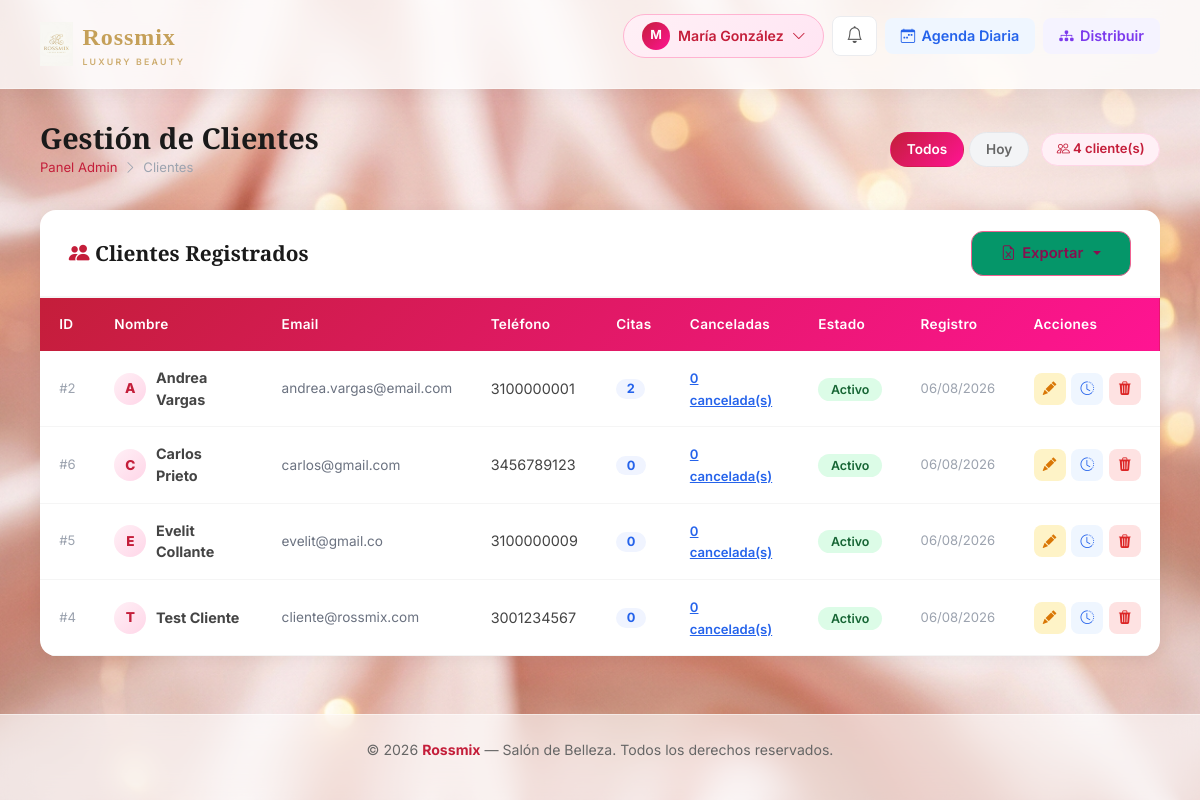
The page /admin/clientes (signed in) on the database as committed earlier.
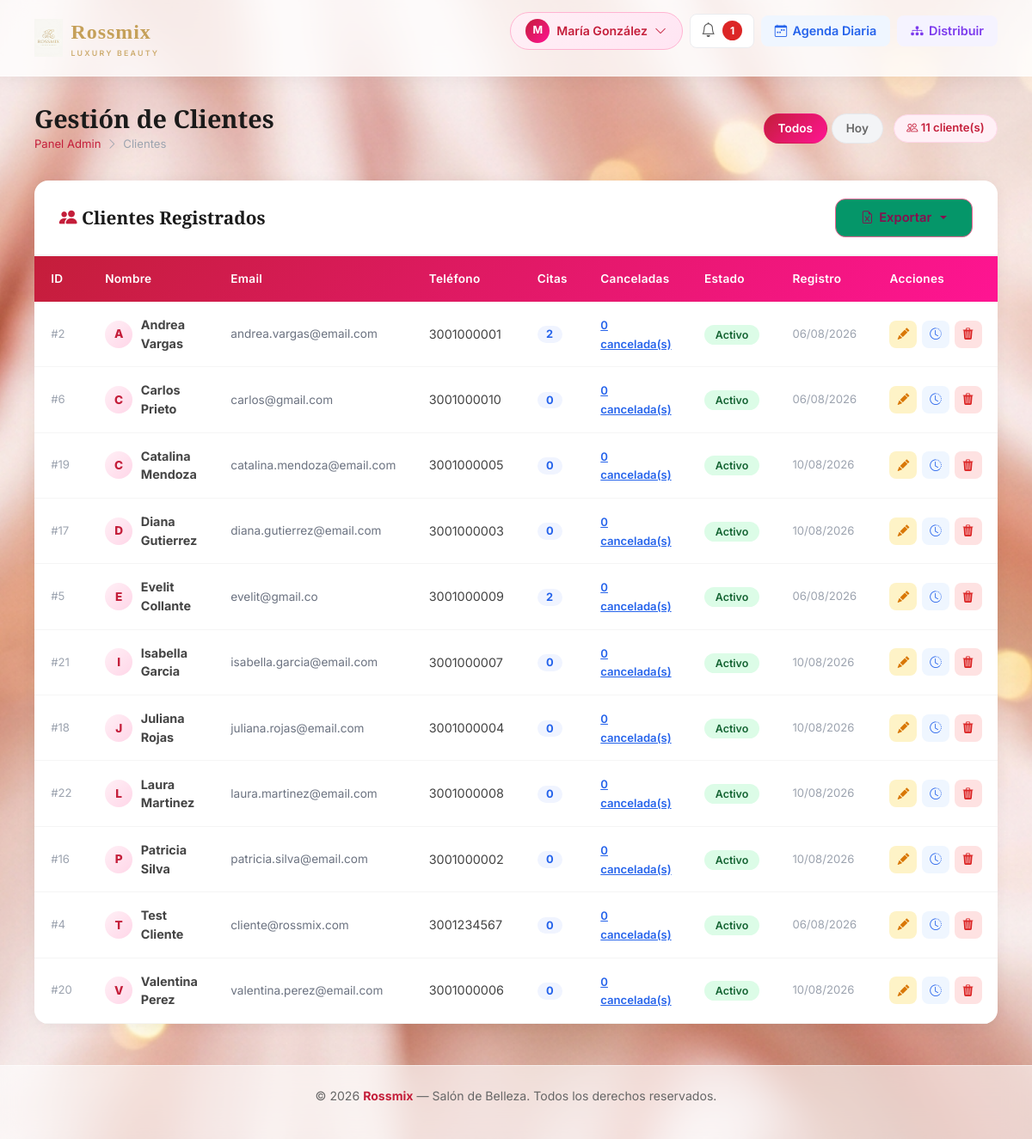
The same page on the database as committed later.
### app/models/usuario.py (models this page shows, shortened)
class Usuario(db.Model):
    __tablename__ = 'usuario'
    id = db.Column(db.Integer, primary_key=True)
    nombre = db.Column(db.String(100), nullable=False)
    email = db.Column(db.String(150), unique=True, nullable=False)
    telefono = db.Column(db.String(20), nullable=False)
    password = db.Column(db.String(200), nullable=False)
    tipo_usuario = db.Column(db.String(20), nullable=False)  # 'cliente' | 'admin' | 'especialista'
    fecha_registro = db.Column(db.DateTime, default=datetime.utcnow)
    activo = db.Column(db.Boolean, default=True)
    id_empleado = db.Column(db.Integer, db.ForeignKey('empleados.id_empleado', ondelete='SET NULL'), nullable=True)
    empleado_vinculado = db.relationship('Empleado', foreign_keys=[id_empleado], backref='usuario_cuenta', uselist=False)
    citas = db.relationship('Cita', backref='cliente', lazy=True, foreign_keys='Cita.id_cliente')
    notificaciones = db.relationship('Notificacion', backref='usuario', lazy=True)

### app/views/admin/clientes.py (the view)
@admin_bp.route('/clientes')
@admin_required
def clientes():
    lista = Usuario.query.filter_by(tipo_usuario='cliente').order_by(Usuario.nombre).all()
    for c in lista:
        try:
            c.citas_canceladas = Cita.query.filter_by(id_cliente=c.id, estado='cancelada').count()
        except Exception:
            c.citas_canceladas = 0
    return render_template('admin/clientes.html', clientes=lista, filter_label='Todos')

### app/templates/admin/clientes.html (shortened to what this page needs)
{% extends 'base.html' %}
{% block content %}
<div class="page-header">
    <div>
        <h1>{{ view_title or 'Gestión de Clientes' }}</h1>
        <div class="breadcrumb-r">
            <a href="{{ url_for('dashboard_admin') }}">Panel Admin</a>
            <i class="bi bi-chevron-right"></i> <span>Clientes</span>
        </div>
    </div>
    <div style="display:flex;align-items:center;gap:0.75rem;flex-wrap:wrap;">
        <div class="filter-btn-group">
            <a href="{{ url_for('admin_clientes') }}" class="btn-filter {% if filter_label != 'Hoy' %}active{% endif %}">Todos</a>
            <a href="{{ url_for('admin_clientes_hoy') }}" class="btn-filter {% if filter_label == 'Hoy' %}active{% endif %}">Hoy</a>
        </div>
        <span class="meta-badge"><i class="bi bi-people"></i> {{ clientes|length }} cliente(s)</span>
    </div>
</div>
<div class="r-card">
    <div class="r-card-header d-flex justify-content-between align-items-center">
        <h2><i class="bi bi-people-fill" style="color:#c41e3a;"></i> Clientes Registrados</h2>
        <div class="dropdown">
            <button class="btn-rossmix dropdown-toggle" type="button" id="exportClientesDropdown"
                    data-bs-toggle="dropdown" aria-expanded="false" style="background:#059669;">
                <i class="bi bi-file-earmark-excel"></i> Exportar
            </button>
        </div>
    </div>
    {% if clientes %}
    <div style="overflow-x:auto;">
        <table class="r-table">
            <thead>
                <tr><th>ID</th><th>Nombre</th><th>Email</th><th>Teléfono</th><th>Citas</th><th>Canceladas</th><th>Estado</th><th>Registro</th><th>Acciones</th></tr>
            </thead>
            <tbody>
                {% for cliente in clientes %}
                <tr id="cliente-{{ cliente.id }}">
                    <td style="color:#9ca3af;font-size:0.82rem;">#{{ cliente.id }}</td>
                    <td>
                        <div style="display:flex;align-items:center;gap:0.6rem;">
                            <div class="avatar-circle">{{ cliente.nombre[0].upper() }}</div>
                            <strong>{{ cliente.nombre }}</strong>
                        </div>
                    </td>
                    <td style="color:#6b7280;font-size:0.85rem;">{{ cliente.email }}</td>
                    <td>{{ cliente.telefono or '—' }}</td>
                    <td><span class="pill-count">{{ cliente.citas|length }}</span></td>
                    <td>
                        <a href="{{ url_for('admin_citas') }}?estado=cancelada&cliente_id={{ cliente.id }}"
                           style="color:#2563eb;font-size:0.82rem;font-weight:600;">
                            {{ cliente.citas_canceladas or 0 }} cancelada(s)
                        </a>
                    </td>
                    <td>
                        {% if cliente.activo %}<span class="badge-active">Activo</span>
                        {% else %}<span class="badge-inactive">Inactivo</span>{% endif %}
                    </td>
                    <td style="color:#9ca3af;font-size:0.82rem;">
                        {{ cliente.fecha_registro.strftime('%d/%m/%Y') if cliente.fecha_registro else '—' }}
                    </td>
                    <td>
                        <div class="actions-row">
                            <button onclick="abrirModalEditar({{ cliente.id }}, '{{ cliente.nombre }}')"
                                    class="action-btn edit-action" title="Editar cliente">
                                <i class="bi bi-pencil-fill"></i>
                            </button>
                            <a href="{{ url_for('admin_citas') }}?cliente_id={{ cliente.id }}"
                               class="action-btn history-action" title="Historial de citas">
                                <i class="bi bi-clock-history"></i>
                            </a>
                            <button onclick="confirmarEliminar({{ cliente.id }}, '{{ cliente.nombre }}')"
                                    class="action-btn delete-action" title="Eliminar cliente">
                                <i class="bi bi-trash3-fill"></i>
                            </button>
                        </div>
                    </td>
                </tr>
                {% endfor %}
            </tbody>
        </table>
    </div>
    {% else %}
    <div class="r-card-body" style="text-align:center;padding:3rem;color:#9ca3af;">
        <i class="bi bi-people" style="font-size:2.5rem;display:block;margin-bottom:0.8rem;"></i>
        No hay clientes registrados.
    </div>
    {% endif %}
</div>
{% endblock %}

### app/templates/base.html (shortened to what this page needs)
<!DOCTYPE html>
<html lang="es">
<head>
    <link rel="stylesheet" href="https://cdn.jsdelivr.net/npm/bootstrap-icons@1.11.3/font/bootstrap-icons.min.css">
    <link rel="stylesheet" href="https://cdn.jsdelivr.net/npm/bootstrap@5.3.2/dist/css/bootstrap.min.css">
</head>
<body>
<nav>
    <div class="nav-inner">
        <a href="{{ url_for('main.index') }}" class="logo">
            <img src="{{ url_for('static', filename='images/logo_rossmix.jpg') }}" alt="Rossmix Luxury Beauty">
            <span class="logo-text">Rossmix<small>Luxury Beauty</small></span>
        </a>
        <ul>
            {% if session.usuario_id %}
                <li class="profile-dropdown-wrap">
                    <a href="#" class="profile-btn" id="profileBtn">
                        <span class="avatar">{{ session.nombre[0]|upper }}</span>
                        {{ session.nombre|title }}
                        <i class="bi bi-chevron-down icon-small"></i>
                    </a>
                </li>
                <li class="nav-item-notif">
                    <a href="#" id="btnNotifs" title="Notificaciones" class="notif-button">
                        <i class="bi bi-bell icon-bell"></i>
                        {% if notificaciones_unread and notificaciones_unread > 0 %}
                            <span class="notif-count">{{ notificaciones_unread }}</span>
                        {% endif %}
                    </a>
                </li>
                {% if session.tipo_usuario == 'admin' %}
                    <li>
                        <a href="{{ url_for('admin.agenda_diaria') }}" class="nav-chip blue">
                            <i class="bi bi-calendar-week"></i> Agenda Diaria
                        </a>
                    </li>
                    <li>
                        <a href="{{ url_for('admin.citas_distribucion') }}" class="nav-chip purple">
                            <i class="bi bi-diagram-3-fill"></i> Distribuir
                        </a>
                    </li>
                {% elif session.tipo_usuario == 'especialista' %}
                    <li>
                        <a href="{{ url_for('especialista.citas_disponibles') }}" class="nav-chip pink">
                            <i class="bi bi-lightning-fill"></i> Disponibles
                        </a>
                    </li>
                {% else %}
                    <li><a href="{{ url_for('citas.agendar_paso1') }}" class="nav-chip pink"><i class="bi bi-plus-circle"></i> Agendar</a></li>
                {% endif %}
            {% else %}
                <li><a href="{{ url_for('main.index') }}">Inicio</a></li>
                <li><a href="{{ url_for('auth.login') }}">Iniciar Sesión</a></li>
                <li><a href="{{ url_for('auth.registro') }}" class="nav-chip pink">Registrarse</a></li>
            {% endif %}
        </ul>
    </div>
</nav>
<div class="page-wrap">
    {% block content %}{% endblock %}
</div>
<footer>
    <div class="footer-inner">
        <p>&copy; 2026 <strong>Rossmix</strong> — Salón de Belleza. Todos los derechos reservados.</p>
    </div>
</footer>
</body>
</html>

### app/templates/admin/clientes.html (style rules this page uses)
.actions-row { display:flex;align-items:center;gap:0.35rem; }
.action-btn { width:32px;height:32px;border-radius:8px;display:inline-flex;align-items:center;justify-content:center;font-size:0.85rem;text-decoration:none;border:none;cursor:pointer;transition:all 0.2s; }
.edit-action { background:#fef3c7;color:#d97706; }
.history-action { background:#eff6ff;color:#2563eb; }
.delete-action { background:#fee2e2;color:#dc2626; }
.filter-btn-group { display:flex;gap:0.3rem; }
.btn-filter { padding:0.4rem 1rem;border-radius:20px;font-size:0.85rem;font-weight:600;text-decoration:none;color:#666;background:#f3f4f6;border:1.5px solid #e5e7eb;transition:all 0.2s; }
.btn-filter.active,.btn-filter:hover { background:linear-gradient(135deg,#c41e3a,#ff1493);color:white;border-color:transparent; }
.avatar-circle { width:32px;height:32px;border-radius:50%;background:linear-gradient(135deg,#fff0f6,#ffd6e8);color:#c41e3a;display:flex;align-items:center;justify-content:center;font-weight:800;font-size:0.85rem;flex-shrink:0; }
.pill-count { background:#f0f4ff;color:#2563eb;border-radius:20px;padding:0.15rem 0.65rem;font-size:0.8rem;font-weight:700; }
.meta-badge { background:#fff0f6;color:#c41e3a;border:1.5px solid #ffd6e8;border-radius:20px;padding:0.35rem 0.9rem;font-size:0.82rem;font-weight:600; }

Rows that differ between the two databases and show on the page:
changed Usuario "Andrea Vargas": telefono "3100000001" → "3001000001"
changed Usuario "Carlos Prieto": telefono "3456789123" → "3001000010"
added Usuario: id "19", nombre "C", nombre "Catalina Mendoza", email "catalina.mendoza@email.com", telefono "3001000005", citas|length "0", citas_canceladas "0", activo "Activo", fecha_registro "10/08/2026"
added Usuario: id "17", nombre "D", nombre "Diana Gutierrez", email "diana.gutierrez@email.com", telefono "3001000003", citas|length "0", citas_canceladas "0", activo "Activo", fecha_registro "10/08/2026"
changed Usuario "Evelit Collante": telefono "3100000009" → "3001000009"; citas|length "0" → "2"
added Usuario: id "21", nombre "I", nombre "Isabella Garcia", email "isabella.garcia@email.com", telefono "3001000007", citas|length "0", citas_canceladas "0", activo "Activo", fecha_registro "10/08/2026"
added Usuario: id "18", nombre "J", nombre "Juliana Rojas", email "juliana.rojas@email.com", telefono "3001000004", citas|length "0", citas_canceladas "0", activo "Activo", fecha_registro "10/08/2026"
added Usuario: id "22", nombre "L", nombre "Laura Martinez", email "laura.martinez@email.com", telefono "3001000008", citas|length "0", citas_canceladas "0", activo "Activo", fecha_registro "10/08/2026"
added Usuario: id "16", nombre "P", nombre "Patricia Silva", email "patricia.silva@email.com", telefono "3001000002", citas|length "0", citas_canceladas "0", activo "Activo", fecha_registro "10/08/2026"
added Usuario: id "20", nombre "V", nombre "Valentina Perez", email "valentina.perez@email.com", telefono "3001000006", citas|length "0", citas_canceladas "0", activo "Activo", fecha_registro "10/08/2026"
Other text that changed with them:
{{ notificaciones_unread }}: (not shown) → "1"
{{ clientes|length }}: "4" → "11"
